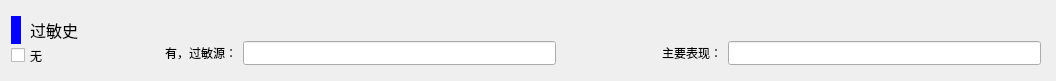
<?xml version="1.0" encoding="UTF-8"?>
<ui version="4.0">
 <class>T3L1</class>
 <widget class="QWidget" name="T3L1">
  <property name="geometry">
   <rect>
    <x>0</x>
    <y>0</y>
    <width>1056</width>
    <height>81</height>
   </rect>
  </property>
  <property name="windowTitle">
   <string>T3L1</string>
  </property>
  <widget class="QWidget" name="gridLayoutWidget">
   <property name="geometry">
    <rect>
     <x>0</x>
     <y>0</y>
     <width>1051</width>
     <height>76</height>
    </rect>
   </property>
   <property name="font">
    <font>
     <family>微软雅黑</family>
    </font>
   </property>
   <layout class="QGridLayout" name="gridLayout">
    <property name="rightMargin">
     <number>10</number>
    </property>
    <item row="1" column="0">
     <widget class="QCheckBox" name="s11">
      <property name="minimumSize">
       <size>
        <width>60</width>
        <height>29</height>
       </size>
      </property>
      <property name="font">
       <font>
        <family>微软雅黑</family>
       </font>
      </property>
      <property name="text">
       <string>无</string>
      </property>
     </widget>
    </item>
    <item row="1" column="2">
     <widget class="QLineEdit" name="s13">
      <property name="maximumSize">
       <size>
        <width>360</width>
        <height>16777215</height>
       </size>
      </property>
      <property name="font">
       <font>
        <family>微软雅黑</family>
       </font>
      </property>
     </widget>
    </item>
    <item row="1" column="3">
     <widget class="QLabel" name="s14">
      <property name="minimumSize">
       <size>
        <width>160</width>
        <height>0</height>
       </size>
      </property>
      <property name="font">
       <font>
        <family>微软雅黑</family>
       </font>
      </property>
      <property name="styleSheet">
       <string notr="true"/>
      </property>
      <property name="text">
       <string>主要表现：</string>
      </property>
      <property name="alignment">
       <set>Qt::AlignRight|Qt::AlignTrailing|Qt::AlignVCenter</set>
      </property>
     </widget>
    </item>
    <item row="1" column="4">
     <widget class="QLineEdit" name="s15">
      <property name="maximumSize">
       <size>
        <width>360</width>
        <height>16777215</height>
       </size>
      </property>
      <property name="font">
       <font>
        <family>微软雅黑</family>
       </font>
      </property>
     </widget>
    </item>
    <item row="1" column="1">
     <widget class="QLabel" name="s12">
      <property name="minimumSize">
       <size>
        <width>160</width>
        <height>0</height>
       </size>
      </property>
      <property name="font">
       <font>
        <family>微软雅黑</family>
       </font>
      </property>
      <property name="text">
       <string>有，过敏源：</string>
      </property>
      <property name="alignment">
       <set>Qt::AlignRight|Qt::AlignTrailing|Qt::AlignVCenter</set>
      </property>
     </widget>
    </item>
    <item row="0" column="0" colspan="5">
     <widget class="QLabel" name="label_30">
      <property name="minimumSize">
       <size>
        <width>0</width>
        <height>38</height>
       </size>
      </property>
      <property name="maximumSize">
       <size>
        <width>16777215</width>
        <height>38</height>
       </size>
      </property>
      <property name="font">
       <font>
        <family>微软雅黑</family>
        <pointsize>12</pointsize>
       </font>
      </property>
      <property name="styleSheet">
       <string notr="true">border-left: 10px solid blue;
border-radius:5px;
padding-left: 5px;</string>
      </property>
      <property name="text">
       <string>过敏史</string>
      </property>
     </widget>
    </item>
   </layout>
  </widget>
 </widget>
 <layoutdefault spacing="6" margin="11"/>
 <resources/>
 <connections/>
</ui>
